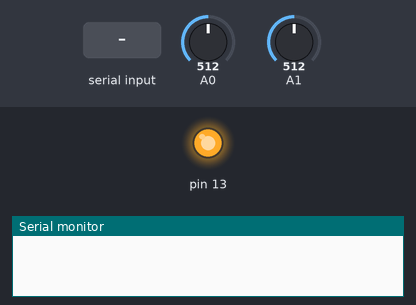
Bench run of a sketch on a simulated Arduino Uno, built with avr-gcc and run on an emulated ATmega328P. On the bench: output pins drawn as LEDs (lit = HIGH), the last lines printed to the serial monitor. The test bench sets the inputs (shaded band); at power-on: A0 = 512, A1 = 512.

Above: at 1.2 s.
1.3 s: "0" received over Serial
At 2.5 s:
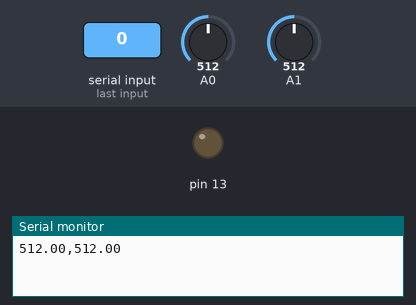
2.8 s: "1" received over Serial
At 3.6 s:
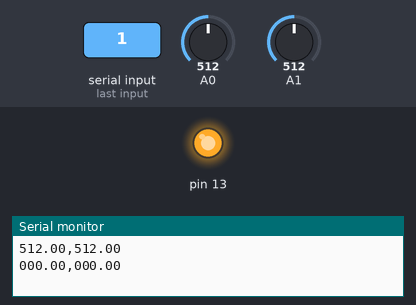
Timing chart, 0 to 5.8 s (numbered marks = the images above; inputs shaded):
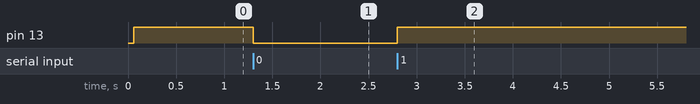

The sketch:

MPX5010_pressure_sensor_read_python.ino
```cpp
/*
  Darren Lewis calculated pressure readings MPX5010 baed on datasheet
  datasheet: https://docs.rs-online.com/9979/0900766b8138443c.pdf
  my website: http://darrenlewismechatronics.co.uk/
*/

float pressure_1 = analogRead(A0);
float pressure_2 = analogRead(A1);
float pressure_1_tare = 0;
float pressure_2_tare = 0;
float average_pressure = 0;
float alpha = 0.2;
int incoming_data = 0;

void setup() {
  Serial.begin(57600);
  pinMode(13, OUTPUT);

  for (int i = 0; i < 200; i++){
    pressure_1 = pressure_1 * (1-alpha) + alpha *analogRead(A0);
    pressure_2 = pressure_2 * (1-alpha) + alpha *analogRead(A1);
  }

  pressure_1_tare = pressure_1;
  pressure_2_tare = pressure_2;
  digitalWrite(13, HIGH);

}

void send_data(float data_1, float data_2){
  if (data_1 < 100){
      if (data_1 < 10){
        Serial.print("00");
      }
      else{
        Serial.print("0");
      }
    }

    Serial.print(data_1, 2);
    Serial.print(",");

    if (data_2 < 100){
      if (data_2 < 10){
        Serial.print("00");
      }
      else{
        Serial.print("0");
      }
    }

    Serial.println(data_2, 2);
}


void loop() {

  incoming_data = Serial.read();

  if (incoming_data == '1') {
    digitalWrite(13, HIGH);
    pressure_1_tare = pressure_1;
    pressure_2_tare = pressure_2;

    send_data(pressure_1 - pressure_1_tare, pressure_2 - pressure_2_tare);

  }
  else if (incoming_data == '0'){
    digitalWrite(13, LOW);
    pressure_1_tare = 0;
    pressure_2_tare = 0;

    send_data(pressure_1 - pressure_1_tare, pressure_2 - pressure_2_tare);

  }
  else if (incoming_data == '2') {
    digitalWrite(13, HIGH);
    send_data(pressure_1 - pressure_1_tare, pressure_2 - pressure_2_tare);

  }

  pressure_1 = pressure_1 * (1-alpha) + alpha *analogRead(A0);
  pressure_2 = pressure_2 * (1-alpha) + alpha *analogRead(A1);

  // Serial.print(pressure_1 - pressure_1_tare);
  // Serial.print(" ");
  // Serial.println(pressure_2 - pressure_2_tare);

}
```

Measured:
- after the input at 1.3 s, pin 13: HIGH → LOW at once
- after the input at 2.8 s, pin 13: LOW → HIGH at once
